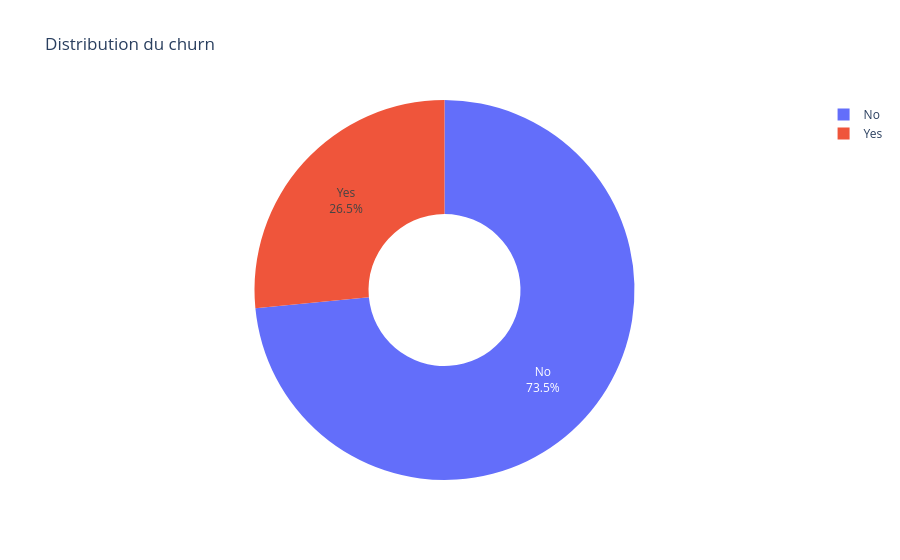

Notebook code for this chart:
### Markdown cell above
## 2. Distribution du churn (variable cible)

### Code cell
churn_counts = df['Churn'].value_counts().reset_index()
churn_counts.columns = ['Churn', 'Count']
churn_counts['Pct'] = (churn_counts['Count'] / len(df) * 100).round(1)

fig = px.pie(
    churn_counts,
    names='Churn',
    values='Count',
    title='Distribution du churn',
    color='Churn',
    color_discrete_map={'Yes': '#EF553B', 'No': '#636EFA'},
    hole=0.4
)
fig.update_traces(textinfo='percent+label')
fig.show()

### Figure 1 — Plotly figure (JSON) as saved in the notebook; plotly's stock layout.template omitted (floating-point values rounded to 4 significant figures)
{"data": [{"customdata": [["No"], ["Yes"]], "domain": {"x": [0, 1], "y": [0, 1]}, "hole": 0.4, "hovertemplate": "Churn=%{customdata[0]}<br>Count=%{value}<extra></extra>", "labels": ["No", "Yes"], "legendgroup": "", "marker": {"colors": ["#636EFA", "#EF553B"]}, "name": "", "showlegend": true, "textinfo": "percent+label", "type": "pie", "values": [5174, 1869]}], "layout": {"legend": {"tracegroupgap": 0}, "title": {"text": "Distribution du churn"}}}
